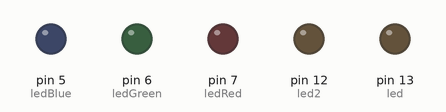
Bench run of a sketch on a simulated Arduino Uno, built with avr-gcc and run on an emulated ATmega328P. Shown: output pins drawn as LEDs (lit = HIGH).

Above: at 0.04 s.
At 5.91 s:
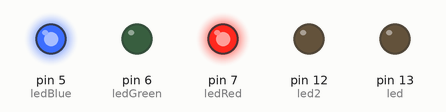
At 8.88 s:
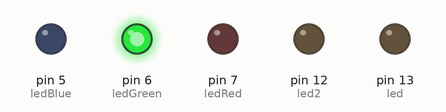
At 11.94 s:
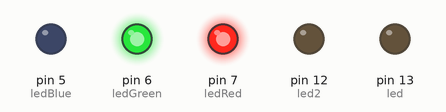
At 17.69 s:
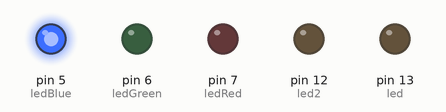
At 23.91 s:
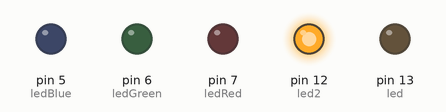
Timing chart, 0 to 24.2 s (numbered marks = the images above):
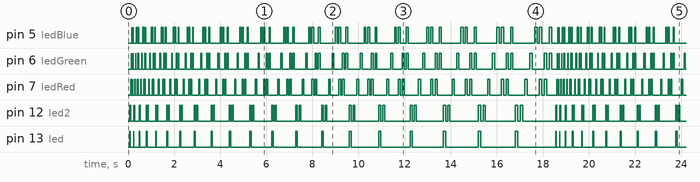

The sketch:

Blink_Breadboard.ino
```cpp
//initialize the global variables
int led = 13;
int led2 = 12;
int ledRed = 7;
int ledGreen = 6;
int ledBlue = 5;
int modulo = 0;

// the setup routine runs once when you press reset:
void setup() {
  // initialize the digital pin as an output.
  pinMode(led, OUTPUT);
  pinMode(led2, OUTPUT);
  pinMode(ledRed, OUTPUT);
  pinMode(ledGreen, OUTPUT);
  pinMode(ledBlue, OUTPUT);
}

// the loop routine runs over and over again forever:
void loop() {
  modulo = modulo + 1;
  int delayValue = 5 * modulo;
  if(delayValue > 100) {
    modulo = 0;
  }

  digitalWrite(led, HIGH);
  digitalWrite(led2, HIGH);
  delay(delayValue);
  digitalWrite(led, LOW);
  digitalWrite(led2, LOW);
  delay(delayValue);
  digitalWrite(led2, HIGH);   // turn the LED on (HIGH is the voltage level)
  delay(delayValue);               // wait for a second
  digitalWrite(led2, LOW);    // turn the LED off by making the voltage LOW
  delay(delayValue);  // wait for a second

  digitalWrite(ledRed, HIGH);
  delay(delayValue);
  digitalWrite(ledRed, LOW);
  delay(delayValue);
  digitalWrite(ledGreen, HIGH);
  delay(delayValue);
  digitalWrite(ledGreen, LOW);
  delay(delayValue);
  digitalWrite(ledBlue, HIGH);
  delay(delayValue);
  digitalWrite(ledBlue, LOW);
  delay(delayValue);

  //purple
  digitalWrite(ledBlue, HIGH);
  digitalWrite(ledRed, HIGH);
  delay(delayValue);
  digitalWrite(ledBlue,LOW);
  digitalWrite(ledRed, LOW);
  delay(delayValue);

  //yellow
  digitalWrite(ledGreen, HIGH);
  digitalWrite(ledRed, HIGH);
  delay(delayValue);
  digitalWrite(ledGreen,LOW);
  digitalWrite(ledRed, LOW);
  delay(delayValue);

  //teal
  digitalWrite(ledGreen, HIGH);
  digitalWrite(ledBlue, HIGH);
  delay(delayValue);
  digitalWrite(ledGreen,LOW);
  digitalWrite(ledBlue, LOW);
  delay(delayValue);
}
```

Measured:
- by itself, pin 5 (ledBlue), pin 6 (ledGreen), pin 7 (ledRed), pin 12 (led2), pin 13 (led): moves between LOW and HIGH, repeating every 18.5 s
